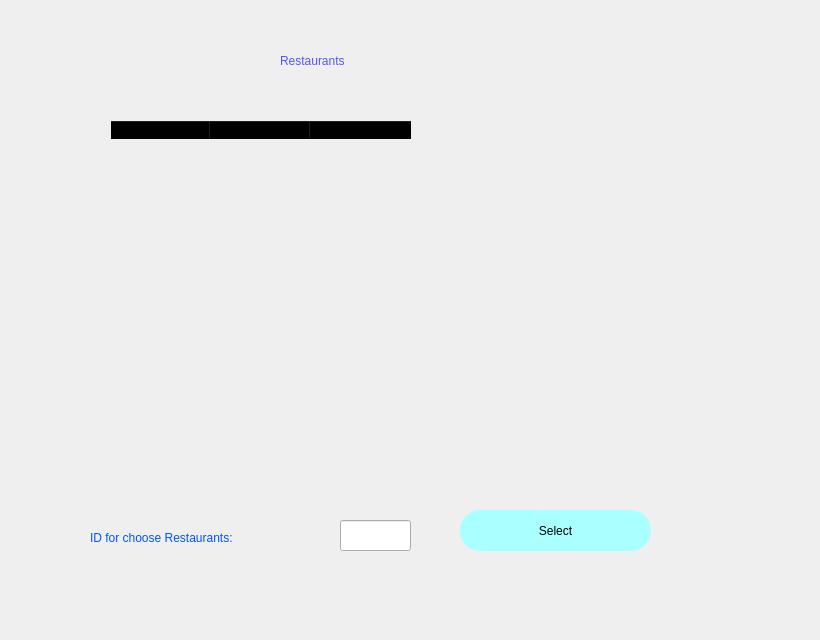
<?xml version="1.0" encoding="UTF-8"?>
<ui version="4.0">
 <class>Dialog</class>
 <widget class="QDialog" name="Dialog">
  <property name="geometry">
   <rect>
    <x>0</x>
    <y>0</y>
    <width>820</width>
    <height>640</height>
   </rect>
  </property>
  <property name="windowTitle">
   <string>Dialog</string>
  </property>
  <widget class="QWidget" name="widget" native="true">
   <property name="geometry">
    <rect>
     <x>0</x>
     <y>0</y>
     <width>831</width>
     <height>640</height>
    </rect>
   </property>
   <property name="styleSheet">
    <string notr="true">QWidget#widget{
                    background-color: qlineargradient(spread:pad, x1:0.352826, y1:0.398, x2:0.715975, y2:0.892, stop:0
                    rgba(0, 255, 255, 255), stop:1 rgba(0, 170, 255, 255))
                    }
                </string>
   </property>
   <widget class="QLabel" name="label">
    <property name="geometry">
     <rect>
      <x>280</x>
      <y>30</y>
      <width>231</width>
      <height>61</height>
     </rect>
    </property>
    <property name="styleSheet">
     <string notr="true">font: 26pt &quot;MS Shell Dlg 2&quot;;
                        color:rgb(85, 85, 255)
                    </string>
    </property>
    <property name="text">
     <string>Restaurants</string>
    </property>
   </widget>
   <widget class="QTableWidget" name="restaurants">
    <property name="geometry">
     <rect>
      <x>110</x>
      <y>120</y>
      <width>591</width>
      <height>291</height>
     </rect>
    </property>
    <property name="styleSheet">
     <string notr="true">background-color:rgba(0,0,0,0);</string>
    </property>
    <column>
     <property name="text">
      <string>ID</string>
     </property>
    </column>
    <column>
     <property name="text">
      <string>Name</string>
     </property>
    </column>
    <column>
     <property name="text">
      <string>Type</string>
     </property>
    </column>
   </widget>
   <widget class="QLabel" name="label_5">
    <property name="geometry">
     <rect>
      <x>90</x>
      <y>530</y>
      <width>231</width>
      <height>16</height>
     </rect>
    </property>
    <property name="styleSheet">
     <string notr="true">font: 12pt &quot;MS Shell Dlg 2&quot;;
color: rgb(0, 85, 255);</string>
    </property>
    <property name="text">
     <string>ID for choose Restaurants:</string>
    </property>
   </widget>
   <widget class="QLineEdit" name="restaurantid">
    <property name="geometry">
     <rect>
      <x>340</x>
      <y>520</y>
      <width>71</width>
      <height>31</height>
     </rect>
    </property>
   </widget>
   <widget class="QPushButton" name="select">
    <property name="geometry">
     <rect>
      <x>460</x>
      <y>510</y>
      <width>191</width>
      <height>41</height>
     </rect>
    </property>
    <property name="styleSheet">
     <string notr="true">border-radius:20px;
                        font: 14pt &quot;MS Shell Dlg 2&quot;;
                        background-color:rgb(170, 255, 255);
                        color:rgb(0, 0, 0)
                    </string>
    </property>
    <property name="text">
     <string>Select</string>
    </property>
   </widget>
   <widget class="QLabel" name="error">
    <property name="geometry">
     <rect>
      <x>290</x>
      <y>580</y>
      <width>271</width>
      <height>41</height>
     </rect>
    </property>
    <property name="styleSheet">
     <string notr="true">font: 10pt &quot;MS Shell Dlg 2&quot;;
color:red;</string>
    </property>
    <property name="text">
     <string/>
    </property>
   </widget>
  </widget>
 </widget>
 <resources/>
 <connections/>
</ui>
